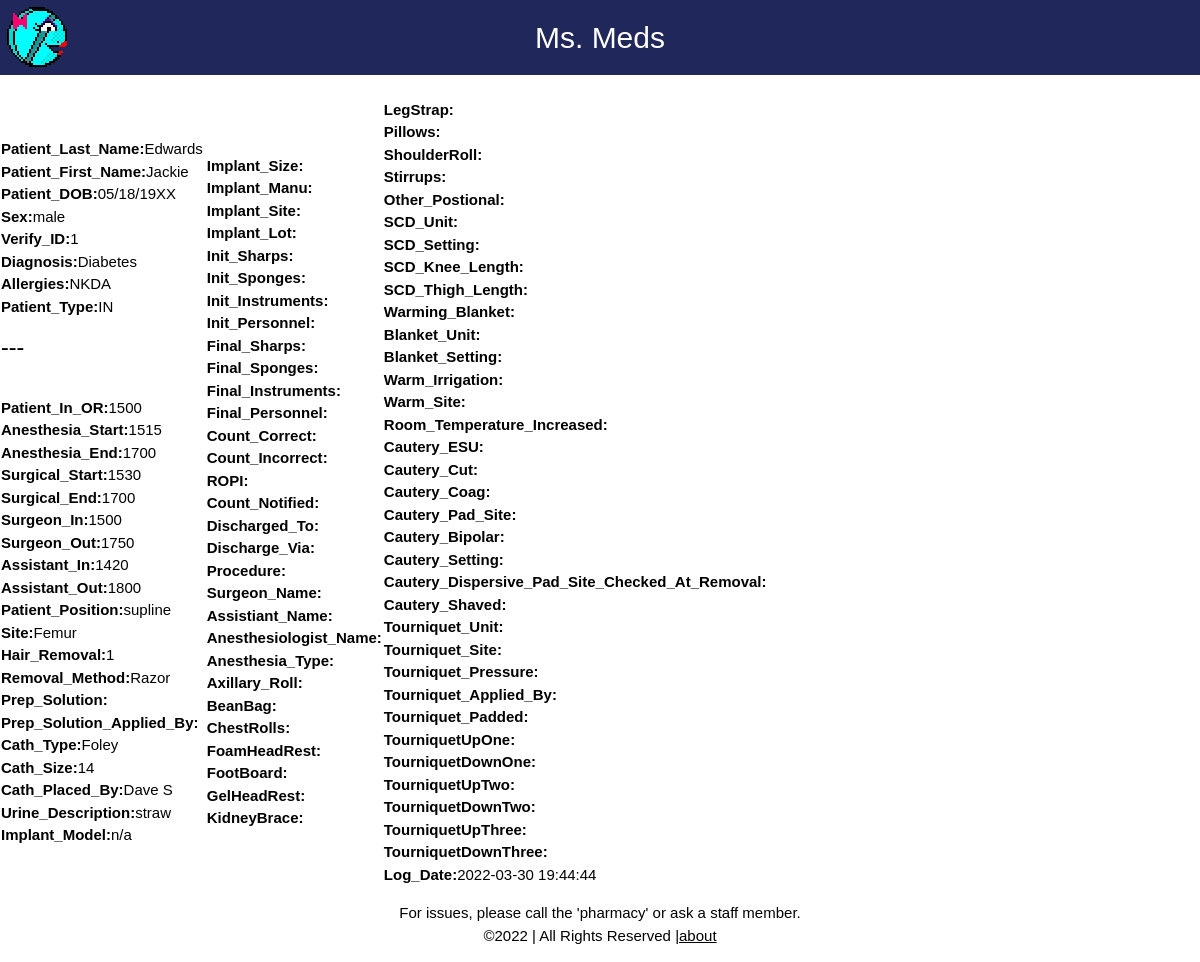
Screenshot of /ioreport.php with the database file from the repository.
### tables this page shows
CREATE TABLE `or_report` (
  `id` int NOT NULL,
  `Patient_ID` int NOT NULL,
  `Patient_Last_Name` tinytext NOT NULL,
  `Patient_First_Name` tinytext NOT NULL,
  `Patient_DOB` tinytext NOT NULL,
  `Sex` tinytext NOT NULL,
  `Verify_ID` tinytext,
  `Diagnosis` tinytext NOT NULL,
  `Allergies` text NOT NULL,
  `Patient_Type` tinytext NOT NULL,
  `Patient_In_OR` tinytext NOT NULL,
  `Anesthesia_Start` tinytext NOT NULL,
  `Anesthesia_End` tinytext NOT NULL,
  `Surgical_Start` tinytext NOT NULL,
  `Surgical_End` tinytext NOT NULL,
  `Surgeon_In` tinytext NOT NULL,
  `Surgeon_Out` tinytext NOT NULL,
  `Assistant_In` tinytext NOT NULL,
  `Assistant_Out` tinytext NOT NULL,
  `Patient_Position` tinytext NOT NULL,
  `Site` tinytext NOT NULL,
  `Hair_Removal` tinytext,
  `Removal_Method` tinytext NOT NULL,
  `Prep_Solution` tinytext NOT NULL,
  `Prep_Solution_Applied_By` tinytext NOT NULL,
  `Cath_Type` tinytext NOT NULL,
  `Cath_Size` tinytext NOT NULL,
  `Cath_Placed_By` tinytext NOT NULL,
  `Urine_Description` text NOT NULL,
  `Implant_Model` tinytext NOT NULL,
  `Implant_Size` tinytext NOT NULL,
  `Implant_Manu` tinytext NOT NULL,
  `Implant_Site` tinytext NOT NULL,
  `Implant_Lot` tinytext NOT NULL,
  `Init_Sharps` tinytext NOT NULL,
  `Init_Sponges` tinytext NOT NULL,
  `Init_Instruments` tinytext NOT NULL,
  `Init_Personnel` tinytext NOT NULL,
  `Final_Sharps` tinytext NOT NULL,
  `Final_Sponges` tinytext NOT NULL,
  `Final_Instruments` tinytext NOT NULL,
  `Final_Personnel` tinytext NOT NULL,
  `Count_Correct` tinytext NOT NULL,
  `Count_Incorrect` tinytext NOT NULL,
  `ROPI` tinytext,
  `Count_Notified` tinytext,
  `Discharged_To` tinytext NOT NULL,
  `Discharge_Via` tinytext NOT NULL,
  `Procedure` tinytext NOT NULL,
  `Surgeon_Name` tinytext NOT NULL,
  `Assistiant_Name` tinytext NOT NULL,
  `Anesthesiologist_Name` tinytext NOT NULL,
  `Anesthesia_Type` tinytext NOT NULL,
  `Axillary_Roll` tinytext,
  `BeanBag` tinytext,
  `ChestRolls` tinytext,
  `FoamHeadRest` tinytext,
  `FootBoard` tinytext,
  `GelHeadRest` tinytext,
  `KidneyBrace` tinytext,
  `LegStrap` tinytext,
  `Pillows` tinytext,
  `ShoulderRoll` tinytext,
  `Stirrups` tinytext,
  `Other_Postional` tinytext,
  `SCD_Unit` tinytext NOT NULL,
  `SCD_Setting` tinytext NOT NULL,
  `SCD_Knee_Length` tinytext NOT NULL,
  `SCD_Thigh_Length` tinytext NOT NULL,
  `Warming_Blanket` tinytext,
  `Blanket_Unit` tinytext NOT NULL,
  `Blanket_Setting` tinytext NOT NULL,
  `Warm_Irrigation` tinytext,
  `Warm_Site` tinytext,
  `Room_Temperature_Increased` tinytext,
  `Cautery_ESU` tinytext NOT NULL,
  `Cautery_Cut` tinytext NOT NULL,
  `Cautery_Coag` tinytext NOT NULL,
  `Cautery_Pad_Site` tinytext NOT NULL,
  `Cautery_Bipolar` tinytext NOT NULL,
  `Cautery_Setting` tinytext NOT NULL,
  `Cautery_Dispersive_Pad_Site_Checked_At_Removal` tinytext,
  `Cautery_Shaved` tinytext,
  `Tourniquet_Unit` tinytext NOT NULL,
  `Tourniquet_Site` tinytext NOT NULL,
  `Tourniquet_Pressure` tinytext NOT NULL,
  `Tourniquet_Applied_By` tinytext NOT NULL,
  `Tourniquet_Padded` tinytext,
  `TourniquetUpOne` tinytext NOT NULL,
  `TourniquetDownOne` tinytext NOT NULL,
  `TourniquetUpTwo` tinytext NOT NULL,
  `TourniquetDownTwo` tinytext NOT NULL,
  `TourniquetUpThree` tinytext NOT NULL,
  `TourniquetDownThree` tinytext NOT NULL,
  `Log_Date` timestamp NOT NULL DEFAULT CURRENT_TIMESTAMP
);

### ioreport.php (the view, shortened to what this page needs)
<?php
require_once( "php/head.php");
?>
<!DOCTYPE html>
<html>
<head>
<?php print_head("admin");?>
</head>
<body>
<?php
require("php/title.php");
require('conn.php');
$sql = "SELECT * FROM or_report";
$result = $conn->query($sql);
if ($result->num_rows > 0) {
	echo "<TABLE ><tr><td>";
	while($row = $result->fetch_assoc()) {
	$i=0;
		foreach($row as $x =>$x_value){
			switch ($i) {
			  case 10:
			  echo "<h3>---</h3>";
			    break;
			  case 19:
			    break;
			  case 30:
echo "</td><td>";
			  case 60:
echo "</td><td>";
			    break;
			  default:
			}
			if ($i > 1) {
				echo "<br />\n<strong>" . $x . ":</strong>" . $x_value;
			}
			$i++;
		}
	}
} else {
	echo "0 results";
}
echo "</td></tr></table>";
include "php/footer.php";
?>
</body></html>

### php/head.php (shortened to what this page needs)
<?php
function print_head($pagetype){
  switch ($pagetype) {
  default:
    echo  "  <link rel='stylesheet' type='text/css' href='css/layout.css'/>\n";
    echo  "  <link rel='stylesheet' href='css/w3mobile.css'>\n";
  }
}
?>

### php/title.php (shortened to what this page needs)
<div id='lilheader' class='three-col-grid'>
	<div><a href="index.php"><img src="img/logo.png" height=64px style="float:left"></a></div>
	<div><h2 style="text-align:center;font-family:helvetica, serif;">Ms. Meds</h2></div>
</div>

### php/footer.php (shortened to what this page needs)
<div class='four-col-grid'>
  <div></div>
  <div class="center-col">
    <p style='text-align:center'>For issues, please call the 'pharmacy'
                                 or ask a staff member.<br>©2022 | All Rights Reserved |<a href="txt/help.html">about</a></p>
  </div>
  <div>
  </div>

### css/layout.css (style rules this page uses)
table { border-collapse: collapse; }
#lilheader { padding:5px; position:relative; background-color:#20285b; color:white; }
p { word-wrap:break-word; }
.center-col { grid-column:2/4; }
.four-col-grid { display:grid; grid-template-columns: repeat(4, 1fr); }
.three-col-grid { display:grid; grid-template-columns: 1fr 1fr 1fr; }

### css/w3mobile.css (style rules this page uses)
*,*:before,*:after { box-sizing:inherit }
html { -ms-text-size-adjust:100%;-webkit-text-size-adjust:100% }
body { margin:0 }
a { background-color:transparent;-webkit-text-decoration-skip:objects }
img { border-style:none }
html,body { font-family:Verdana,sans-serif;font-size:15px;line-height:1.5 }
html { overflow-x:hidden }
h2 { font-size:30px }
h3 { font-size:24px }
h1,h2,h3,h4,h5,h6 { font-family:"Segoe UI",Arial,sans-serif;font-weight:400;margin:10px 0 }
img { vertical-align:middle }
a { color:inherit }

### rows the page displays
or_report: x "Patient_Last_Name", Patient_Last_Name "Edwards", x "Patient_First_Name", Patient_First_Name "Jackie", x "Patient_DOB", Patient_DOB "05/18/19XX", x "Sex", Sex "male", x "Verify_ID", Verify_ID "1", x "Diagnosis", Diagnosis "Diabetes", x "Allergies", Allergies "NKDA", x "Patient_Type", Patient_Type "IN", x "Patient_In_OR", Patient_In_OR "1500", x "Anesthesia_Start", Anesthesia_Start "1515", x "Anesthesia_End", Anesthesia_End "1700", x "Surgical_Start", Surgical_Start "1530", x "Surgical_End", Surgical_End "1700", x "Surgeon_In", Surgeon_In "1500", x "Surgeon_Out", Surgeon_Out "1750", x "Assistant_In", Assistant_In "1420", x "Assistant_Out", Assistant_Out "1800", x "Patient_Position", Patient_Position "supline", x "Site", Site "Femur", x "Hair_Removal", Hair_Removal "1", x "Removal_Method", Removal_Method "Razor", x "Prep_Solution", x "Prep_Solution_Applied_By", x "Cath_Type", Cath_Type "Foley", x "Cath_Size", Cath_Size "14", x "Cath_Placed_By", Cath_Placed_By "Dave S", x "Urine_Description", Urine_Description "straw", x "Implant_Model", Implant_Model "n/a", x "Implant_Size", x "Implant_Manu", x "Implant_Site", x "Implant_Lot", x "Init_Sharps", x "Init_Sponges", x "Init_Instruments", x "Init_Personnel", x "Final_Sharps", x "Final_Sponges", x "Final_Instruments", x "Final_Personnel", x "Count_Correct", x "Count_Incorrect", x "ROPI", x "Count_Notified", x "Discharged_To", x "Discharge_Via", x "Procedure", x "Surgeon_Name", x "Assistiant_Name", x "Anesthesiologist_Name", x "Anesthesia_Type", x "Axillary_Roll", x "BeanBag", x "ChestRolls", x "FoamHeadRest", x "FootBoard", x "GelHeadRest", x "KidneyBrace", x "LegStrap", x "Pillows", x "ShoulderRoll", x "Stirrups", x "Other_Postional", x "SCD_Unit", x "SCD_Setting", x "SCD_Knee_Length", x "SCD_Thigh_Length", x "Warming_Blanket", x "Blanket_Unit", x "Blanket_Setting", x "Warm_Irrigation", x "Warm_Site", x "Room_Temperature_Increased", x "Cautery_ESU", x "Cautery_Cut", x "Cautery_Coag", x "Cautery_Pad_Site", x "Cautery_Bipolar", x "Cautery_Setting", x "Cautery_Dispersive_Pad_Site_Checked_At_Removal", x "Cautery_Shaved", x "Tourniquet_Unit", x "Tourniquet_Site", x "Tourniquet_Pressure", x "Tourniquet_Applied_By", x "Tourniquet_Padded", x "TourniquetUpOne", x "TourniquetDownOne", x "TourniquetUpTwo", x "TourniquetDownTwo", x "TourniquetUpThree", x "TourniquetDownThree", x "Log_Date", Log_Date "2022-03-30 19:44:44"
